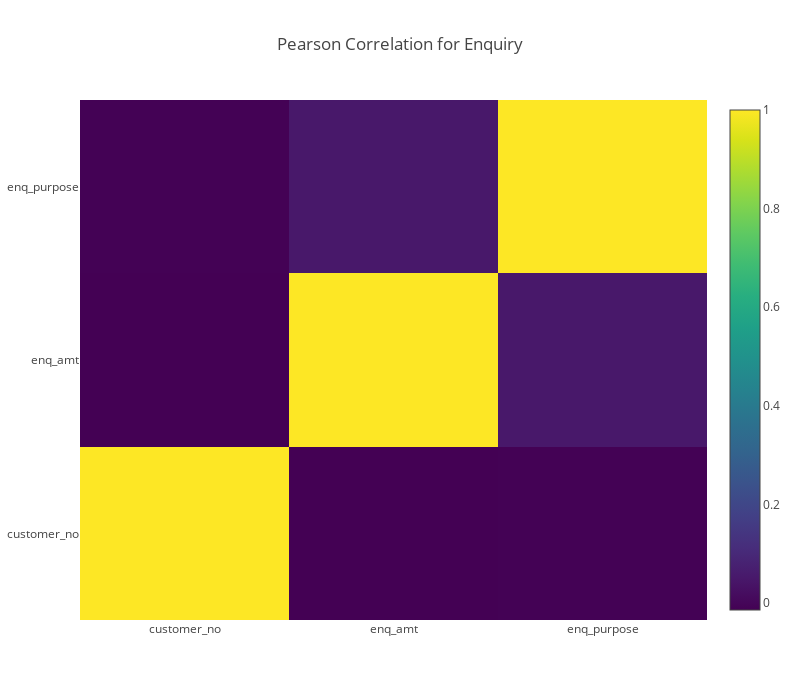

Notebook code for this chart:
### Markdown cell above
## Enquiry - Heat map

### Code cell
# creating a list of only numerical values
categorical_enquiry = []
for col, value in enquiry.iteritems():
    if value.dtype == 'object':
        categorical_enquiry.append(col)

# Store the numerical columns in a list numerical
numerical_enquiry = enquiry.columns.difference(categorical_enquiry)

data1 = [go.Heatmap(
        z=enquiry[numerical_enquiry].astype(float).corr().values, # Generating the Pearson correlation
        x=enquiry[numerical_enquiry].columns.values,
        y=enquiry[numerical_enquiry].columns.values,
        colorscale='Viridis',
        reversescale = False,
        text = True ,
        opacity = 1.0
        
    )
]


layout = go.Layout(
    title='Pearson Correlation for Enquiry',
    xaxis = dict(ticks='', nticks=36),
    yaxis = dict(ticks='' ),
    width = 800, height = 700,
    
)


fig = go.Figure(data=data1, layout=layout)
py.iplot(fig, filename='labelled-heatmap')

### Figure 1 — Plotly figure (JSON) as saved in the notebook; plotly's stock layout.template omitted (floating-point values rounded to 4 significant figures)
{"data": [{"colorscale": "Viridis", "opacity": 1, "reversescale": false, "text": true, "type": "heatmap", "x": ["customer_no", "enq_amt", "enq_purpose"], "y": ["customer_no", "enq_amt", "enq_purpose"], "z": [[1, -0.01407, -0.01093], [-0.01407, 1, 0.05062], [-0.01093, 0.05062, 1]]}], "layout": {"height": 700, "title": "Pearson Correlation for Enquiry", "width": 800, "xaxis": {"nticks": 36, "ticks": ""}, "yaxis": {"ticks": ""}}}
